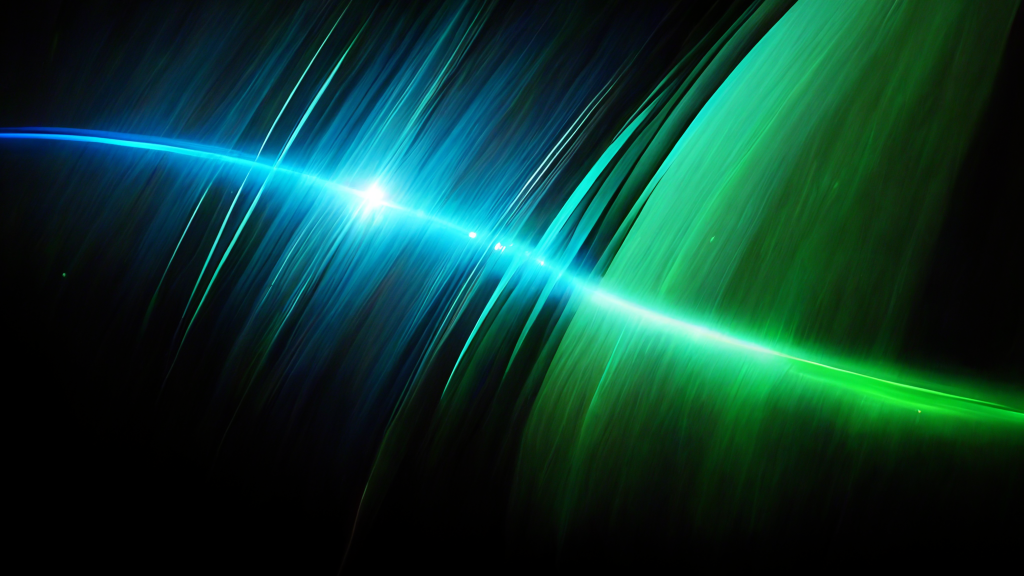
#> input picture TeamCode/src/main/java/org/firstinspires/ftc/teamcode/Auton/opencv/assets/test_img.png, 2048 x 1152 px (shown at 1/2 size)
$ python opencv2.py
#> lines starting #> are read from the running program, lines starting #| are printed output that depends on the picture
import cv2
import random
img = cv2.imread('assets/test_img.png', -1)
#> img is the input picture: shape (1152, 2048, 3); mean B, G, R 48.4, 58.8, 12.1
#print(img)
#OpenCV uses BGR, not RGB
#print(img[257][45:400])
for i in range(400):
    for g in range(img.shape[1]):
        img[i][g]=[random.randint(0,255), random.randint(0,255), random.randint(0,255)]
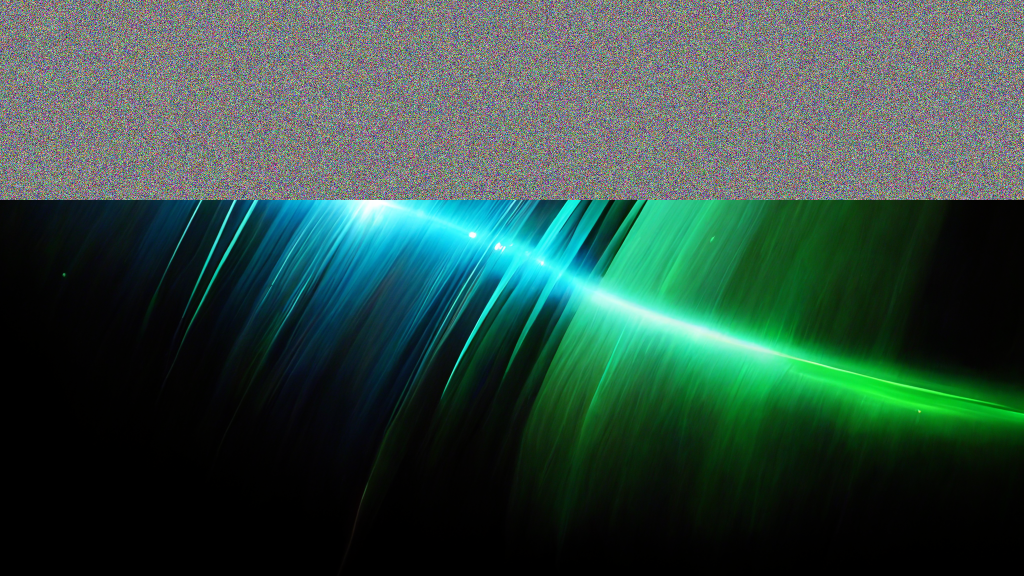
#> img: shape (1152, 2048, 3) (shown at 1/2 size); mean B, G, R 68.6, 77.8, 51.5
cv2.imshow('Image', img)
cv2.waitKey(0)
cv2.destroyAllWindows(0)
